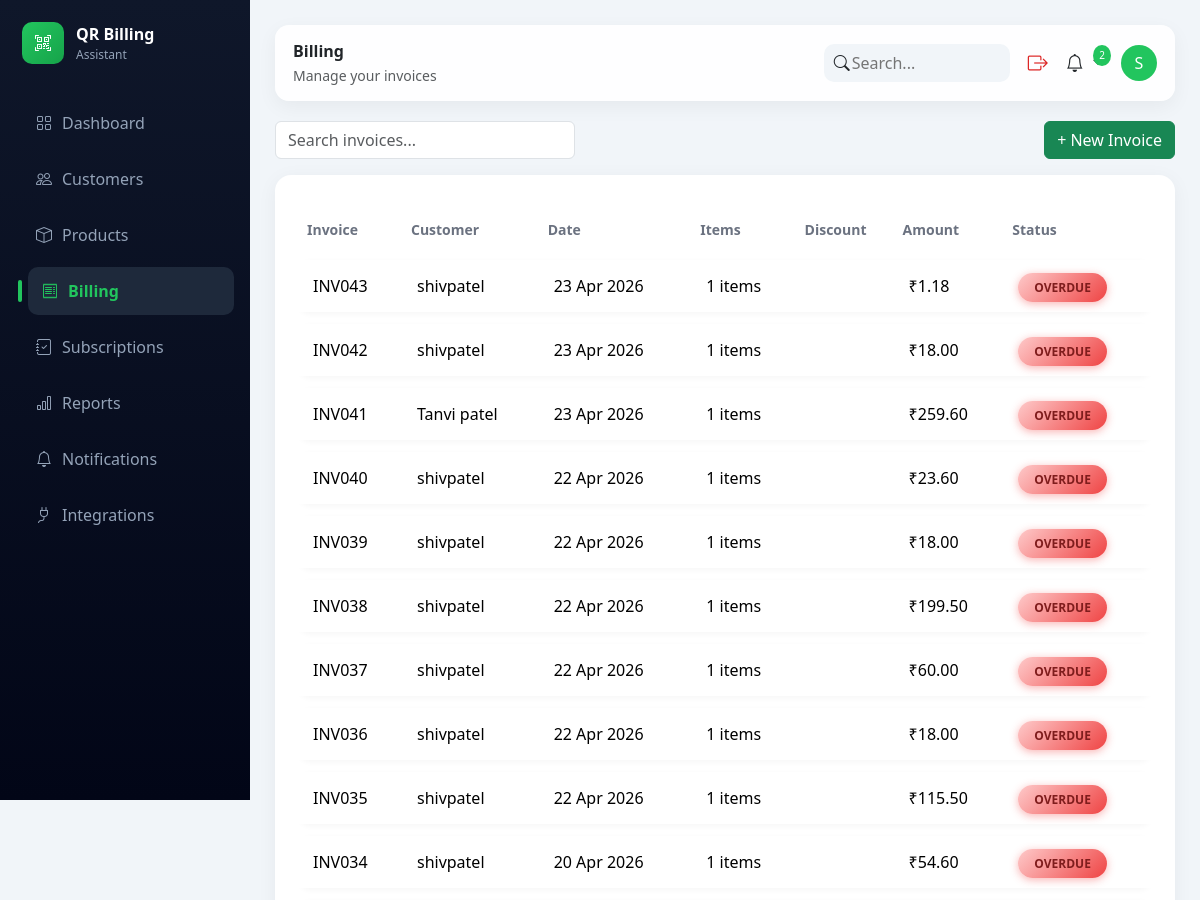
/invoice/ (signed in, upper part), run on an earlier commit of the app's database.
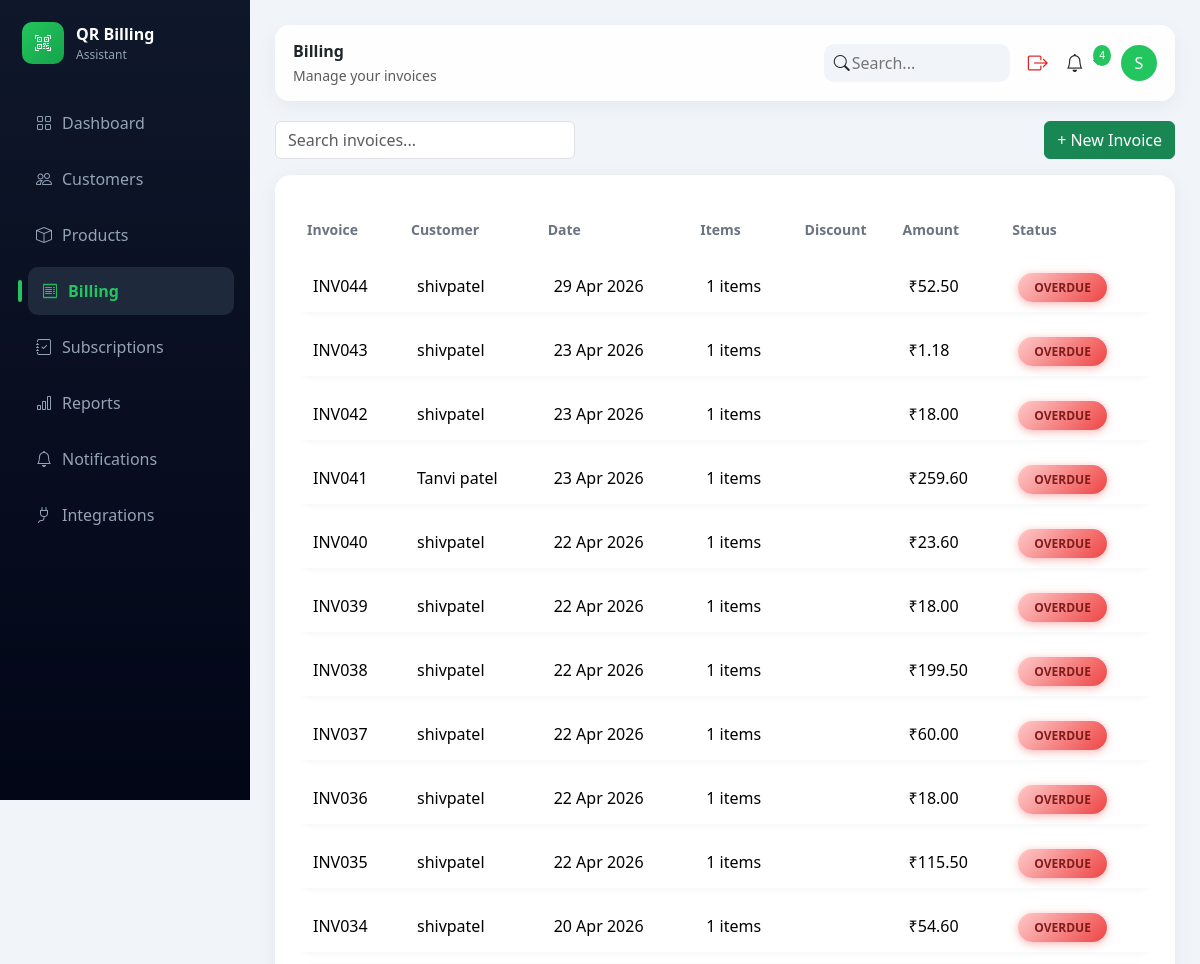
And on a later commit of the database.
### invoice/models.py (models this page shows, shortened)
class Invoice(models.Model):
    PAYMENT_STATUS = [
        ('PAID', 'Paid'),
        ('PENDING', 'Pending'),
        ('OVERDUE', 'Overdue'),
    ]
    INVOICE_TYPE = [
        ("PRODUCT", "Product"),
        ("SUBSCRIPTION", "Subscription"),
    ]
    invoice_number = models.CharField(max_length=20, unique=True, blank=True)
    customer = models.ForeignKey(
        settings.AUTH_USER_MODEL,
        on_delete=models.CASCADE
    )
    subscription = models.ForeignKey(
        Subscription,
        on_delete=models.CASCADE,
        null=True,
        blank=True
    )
    invoice_type = models.CharField(
        max_length=20,
        choices=INVOICE_TYPE,
        default="PRODUCT"
    )
    date = models.DateTimeField(auto_now_add=True)
    total_amount = models.DecimalField(max_digits=10, decimal_places=2, default=0)
    payment_status = models.CharField(
        max_length=20,
        choices=PAYMENT_STATUS,
        default='PENDING'
    )
    razorpay_order_id = models.CharField(max_length=200, blank=True, null=True)
    razorpay_payment_id = models.CharField(max_length=200, blank=True, null=True)
    def save(self, *args, **kwargs):
        super().save(*args, **kwargs)

### accounts/models.py (models this page shows, shortened)
class User(AbstractUser):
    USER_TYPE = (
        ('admin', 'Admin'),
        ('customer', 'Customer'),
    )
    user_type = models.CharField(max_length=20, choices=USER_TYPE)
    phone = models.CharField(max_length=15, blank=True, null=True)
    profile_image = models.ImageField(
        upload_to='profile_images/',
        blank=True,
        null=True
    )

### billing/models.py (models this page shows, shortened)
class Customer(models.Model):
    user = models.OneToOneField(
        settings.AUTH_USER_MODEL,
        on_delete=models.CASCADE,
        related_name="customer_profile"
    )
    full_name = models.CharField(max_length=100)
    phone = models.CharField(max_length=15)
    address = models.TextField()

### invoice/views.py (the view, shortened to what this page needs)
# urls.py: path("", views.billing_list, name="invoice_list"),
@login_required
def billing_list(request):
    client = razorpay.Client(
        auth=(settings.RAZORPAY_KEY_ID, settings.RAZORPAY_KEY_SECRET)
    )
    search_query = request.GET.get("search")
    invoices = Invoice.objects.all().order_by("-date")
    today = timezone.now().date()
    for invoice in invoices:
        if invoice.payment_status == "PENDING":
            if today > invoice.date.date() + timedelta(days=2):
                invoice.payment_status = "OVERDUE"
                invoice.save()
    if search_query:
        invoices = invoices.filter(
            Q(invoice_number__icontains=search_query) |
            Q(customer__username__icontains=search_query)
        )
    return render(request, "dashboard/billing.html", {
        "invoices": invoices,
        "customers": User.objects.filter(is_staff=False),
        "products": Product.objects.all(),
        "RAZORPAY_KEY_ID": settings.RAZORPAY_KEY_ID,
        "page_title": "Billing",
        "page_subtitle": "Manage your invoices",
    })

### notifications/context_processors.py (called while the page is built)
def notification_data(request):
    if request.user.is_authenticated:
        latest_notifications = Notification.objects.filter(
            user=request.user
        ).order_by('-created_at')[:5]
        unread_notifications = Notification.objects.filter(
            user=request.user,
            is_read=False
        ).count()
    else:
        latest_notifications = []
        unread_notifications = 0
    return {
        'latest_notifications': latest_notifications,
        'unread_notifications': unread_notifications
    }

### billing/templates/dashboard/billing.html (shortened to what this page needs)
{% extends "dashboard/base.html" %}
{% block content %}
<div class="d-flex justify-content-between align-items-center mb-3">
<form method="GET" style="width:300px;">
<input type="text" name="search" class="form-control" placeholder="Search invoices...">
</form>
<button class="btn btn-success" data-bs-toggle="modal" data-bs-target="#invoiceModal">
+ New Invoice
</button>
</div>
<div class="dashboard-card p-4">
<div class="table-responsive">
<table class="table align-middle">
<thead>
<tr>
<th>Invoice</th>
<th>Customer</th>
<th>Date</th>
<th>Items</th>
<th>Discount</th>
<th>Amount</th>
<th>Status</th>
</tr>
</thead>
<tbody>
{% for invoice in invoices %}
<tr>
<td>{{ invoice.invoice_number }}</td>
<td>{{ invoice.customer.customer_profile.full_name }}</td>
<td>{{ invoice.date|date:"d M Y" }}</td>
<td>{{ invoice.items.count }} items</td>
<td>
</td>
<td>₹{{ invoice.total_amount }}</td>
<td>
{% if invoice.payment_status == "PAID" %}
<span class="status-paid">PAID</span>
{% elif invoice.payment_status == "PENDING" %}
<span class="status-pending" style="cursor:pointer;"
      onclick="payInvoice('{{ invoice.razorpay_order_id }}', '{{ invoice.total_amount }}')">
    PENDING
</span>
{% elif invoice.payment_status == "OVERDUE" %}
<span class="status-overdue" style="cursor:pointer;"
      onclick="payInvoice('{{ invoice.razorpay_order_id }}', '{{ invoice.total_amount }}')">
    OVERDUE
</span>
{% endif %}
</td>
</tr>
{% endfor %}
</tbody></table>
</div>
</div>
{% endblock %}

### billing/templates/dashboard/base.html (shortened to what this page needs)
{% load static %}
<!DOCTYPE html>
<html>
<head>
<link href="https://cdn.jsdelivr.net/npm/bootstrap@5.3.2/dist/css/bootstrap.min.css" rel="stylesheet">
<link href="https://cdn.jsdelivr.net/npm/bootstrap-icons@1.11.3/font/bootstrap-icons.css" rel="stylesheet">
</head>
<body>
<div class="sidebar">
<div class="logo">
<div class="logo-box"><i class="bi bi-qr-code-scan"></i></div>
<div>
<div class="logo-title">QR Billing</div>
<div class="logo-sub">Assistant</div>
</div>
</div>
<a href="{% url 'admin_dashboard' %}" class="nav-link {% if request.resolver_match.url_name == 'admin_dashboard' %}active{% endif %}">
<i class="bi bi-grid"></i> Dashboard
</a>
<a href="{% url 'admin_customers' %}" class="nav-link {% if request.resolver_match.url_name == 'admin_customers' %}active{% endif %}">
<i class="bi bi-people"></i> Customers
</a>
<a href="{% url 'admin_products' %}" class="nav-link {% if request.resolver_match.url_name == 'admin_products' %}active{% endif %}">
<i class="bi bi-box"></i> Products
</a>
<a href="{% url 'invoice_list' %}" class="nav-link {% if request.resolver_match.url_name == 'invoice_list' %}active{% endif %}">
<i class="bi bi-receipt"></i> Billing
</a>
<a href="{% url 'subscription_page' %}"
   class="nav-link {% if 'subscription' in request.resolver_match.url_name %}active{% endif %}">
   <i class="bi bi-journal-check"></i> Subscriptions
</a>
<a href="{% url 'reports' %}" class="nav-link {% if 'report' in request.resolver_match.url_name %}active{% endif %}">
<i class="bi bi-bar-chart"></i> Reports
</a>
<a href="{% url 'notifications' %}" class="nav-link {% if 'notification' in request.resolver_match.url_name %}active{% endif %}">
<i class="bi bi-bell"></i> Notifications
</a>
<a href="{% url 'integrations_page' %}"
   class="nav-link {% if request.resolver_match.url_name == 'integrations_page' %}active{% endif %}">
   <i class="bi bi-plug"></i> Integrations
</a>
</div>
<div class="main">
<div class="topbar">
<div>
<strong>{{ page_title }}</strong><br>
<small class="text-muted">{{ page_subtitle }}</small>
</div>
<div class="topbar-right">
<form method="GET" action="{% url 'global_search' %}" class="search-box">
<i class="bi bi-search"></i>
<input type="text" name="q" placeholder="Search...">
</form>
<a href="{% url 'logout' %}">
<i class="bi bi-box-arrow-right logout-icon"></i>
</a>
<div class="dropdown">
    <a href="{% url 'notifications' %}"
       class="icon-btn dropdown-toggle text-dark text-decoration-none"
       data-bs-toggle="dropdown"
       onclick="event.preventDefault();">
        <i class="bi bi-bell"></i>
       {% if unread_notifications > 0 %}
        <span class="notification-badge">{{ unread_notifications }}</span>
        {% endif %}
    </a>
</div>
<div style="position:relative">
<div class="profile-circle" onclick="toggleMenu()">
{{ request.user.username|first|upper }}
</div>
</div>
</div>
</div>
{% block content %}{% endblock %}
</div>
</body>
</html>

What changed in the data, as far as the page shows it:
added Invoice: invoice_number "INV044", customer.customer_profile.full_name "shivpatel", date "29 Apr 2026", items.count "1", total_amount "52.50"
Also different on the page:
{{ unread_notifications }}: "2" → "4"
